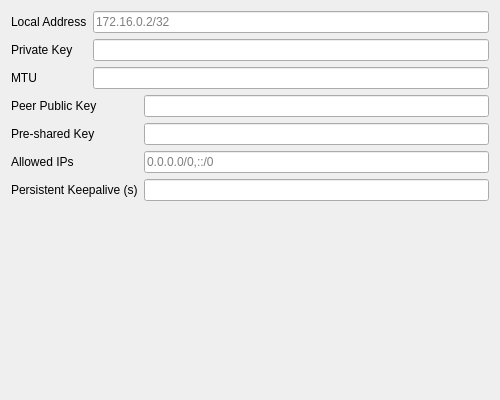
<?xml version="1.0" encoding="UTF-8"?>
<ui version="4.0">
 <class>EditWireGuard</class>
 <widget class="QWidget" name="EditWireGuard">
  <property name="geometry">
   <rect>
    <x>0</x>
    <y>0</y>
    <width>500</width>
    <height>400</height>
   </rect>
  </property>
  <property name="windowTitle">
   <string notr="true">EditWireGuard</string>
  </property>
  <layout class="QVBoxLayout" name="verticalLayout">
   <item>
    <layout class="QGridLayout" name="localBox">
     <item row="0" column="0">
      <widget class="QLabel" name="localAddress_l">
       <property name="text">
        <string>Local Address</string>
       </property>
      </widget>
     </item>
     <item row="0" column="1">
      <widget class="MyLineEdit" name="localAddress">
       <property name="placeholderText">
        <string notr="true">172.16.0.2/32</string>
       </property>
      </widget>
     </item>
     <item row="1" column="0">
      <widget class="QLabel" name="privateKey_l">
       <property name="text">
        <string>Private Key</string>
       </property>
      </widget>
     </item>
     <item row="1" column="1">
      <widget class="MyLineEdit" name="privateKey"/>
     </item>
     <item row="2" column="0">
      <widget class="QLabel" name="mtu_l">
       <property name="text">
        <string notr="true">MTU</string>
       </property>
      </widget>
     </item>
     <item row="2" column="1">
      <widget class="MyLineEdit" name="mtu"/>
     </item>
    </layout>
   </item>
   <item>
    <layout class="QGridLayout" name="peerBox">
     <item row="0" column="0">
      <widget class="QLabel" name="peerPublicKey_l">
       <property name="text">
        <string>Peer Public Key</string>
       </property>
      </widget>
     </item>
     <item row="0" column="1">
      <widget class="MyLineEdit" name="peerPublicKey"/>
     </item>
     <item row="1" column="0">
      <widget class="QLabel" name="preSharedKey_l">
       <property name="text">
        <string>Pre-shared Key</string>
       </property>
      </widget>
     </item>
     <item row="1" column="1">
      <widget class="MyLineEdit" name="preSharedKey"/>
     </item>
     <item row="2" column="0">
      <widget class="QLabel" name="allowedIps_l">
       <property name="text">
        <string>Allowed IPs</string>
       </property>
      </widget>
     </item>
     <item row="2" column="1">
      <widget class="MyLineEdit" name="allowedIps">
       <property name="placeholderText">
        <string notr="true">0.0.0.0/0,::/0</string>
       </property>
      </widget>
     </item>
     <item row="3" column="0">
      <widget class="QLabel" name="persistentKeepalive_l">
       <property name="text">
        <string>Persistent Keepalive (s)</string>
       </property>
      </widget>
     </item>
     <item row="3" column="1">
      <widget class="MyLineEdit" name="persistentKeepalive"/>
     </item>
    </layout>
   </item>
   <item>
    <spacer name="verticalSpacer">
     <property name="orientation">
      <enum>Qt::Vertical</enum>
     </property>
     <property name="sizeHint" stdset="0">
      <size>
       <width>20</width>
       <height>40</height>
      </size>
     </property>
    </spacer>
   </item>
  </layout>
 </widget>
 <customwidgets>
  <customwidget>
   <class>MyLineEdit</class>
   <extends>QLineEdit</extends>
   <header>ui/widget/MyLineEdit.h</header>
  </customwidget>
 </customwidgets>
 <tabstops>
  <tabstop>localAddress</tabstop>
  <tabstop>privateKey</tabstop>
  <tabstop>mtu</tabstop>
  <tabstop>peerPublicKey</tabstop>
  <tabstop>preSharedKey</tabstop>
  <tabstop>allowedIps</tabstop>
  <tabstop>persistentKeepalive</tabstop>
 </tabstops>
 <resources/>
 <connections/>
</ui>
